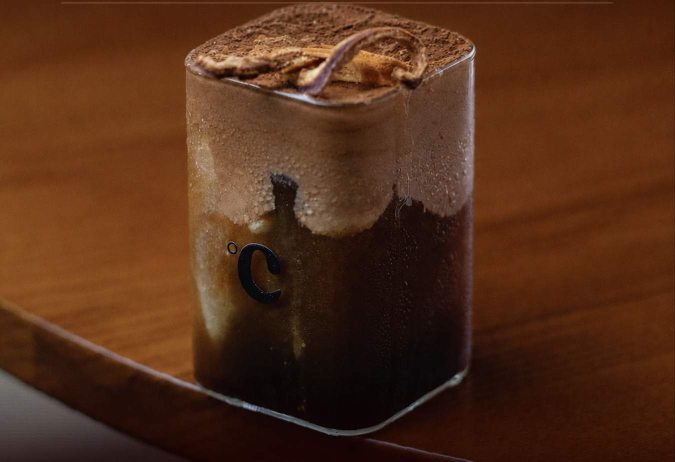
#> input picture docs/design/assets/choc-blanc/canvas/hero.jpg, 1350 x 923 px, given in place of choc_blanc_a4_300dpi.png, which was not available (shown at 1/2 size)
$ python make-heroes.py
#> lines starting #> are read from the running program, lines starting #| are printed output that depends on the picture; after the words box and inside, x2 and y2 are one past the last pixel; in counts of white or black regions, pixels touching at a corner belong together; pictures that were not available may be replaced by others from this repository, and a replacement may not be noted
# Regenerates the three per-surface hero photos from the A4 artwork.
#
# The A4 crops tight: the glass top sits at y=415 with the baked header rule
# right above it, and there is no table below it to put type on. So this
# extends the (already bokeh-blurred) table by stretching and blurring the
# source to plate size, then feathering the real photo back on top.
#
# Each surface gets a FULL-BLEED window at the whole artboard's aspect -- not
# just a photo band -- so the poster reads as one continuous photograph with
# the copy laid over the table, rather than a photo sitting above a flat block
# of colour. The window is sized so the glass occupies roughly the upper half
# and the extended table fills the lower half, which is where the type goes.
#
# Needs choc_blanc_a4_300dpi.png (the 2483x3508 print master) in the cwd.

import os
from PIL import Image, ImageFilter

SRC   = "choc_blanc_a4_300dpi.png"
CLEAN = (0, 387, 2483, 2100)      # A4 photo area, first row under the baked rule
GLASS = (690, 388, 1720, 1935)    # glass bbox: the cream cap starts at the crop top
TOP_BG = (0, 336, 2483, 378)      # clean backdrop ABOVE the rule -- drink-free, text-free
PW, PH = 3600, 4400               # plate: room for a full-bleed window at any aspect
GLASS_TOP = 900                   # where the glass top lands in the plate

a4  = Image.open(SRC).convert("RGB")
#> a4 is the input picture: PIL image 1350x923 RGB; mean R, G, B 83.8, 46.3, 24.9
src = a4.crop(CLEAN)
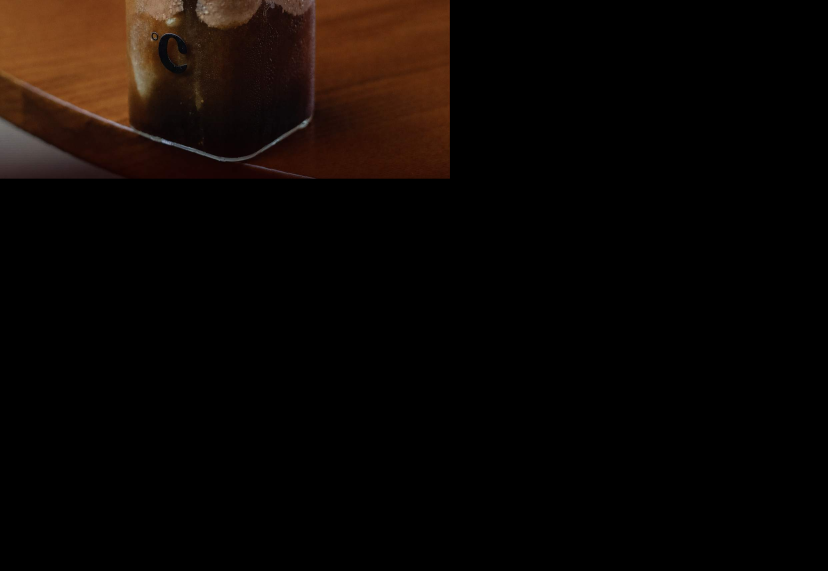
#> src: PIL image 2483x1713 RGB (shown at 1/3 size); mean R, G, B 11.8, 6.3, 3.4

OX = (PW - src.width) // 2
#> OX = 558
OY = GLASS_TOP - (GLASS[1] - CLEAN[1])

plate = src.resize((PW, PH), Image.LANCZOS).filter(ImageFilter.GaussianBlur(120))


BAND = 24


def _grow(im, pad, top=None, bot_band=BAND):
    """Add pad rows above and below im, stretching a source band into each.

    `top` is the band to stretch upward; without one, im's own top BAND rows.
    """
#> called with pad = 320, bot_band = 24
    w, h = im.size
#> w = 2483; h = 1713
    top = top or im.crop((0, 0, w, BAND))
    bot = im.crop((0, h - bot_band, w, h))
#> bot: PIL image 2483x24 RGB; every value is 0
    # a band stretched ~8x turns its own grain into streaks; blur it back out
    grain = ImageFilter.GaussianBlur(12)
    o = Image.new("RGB", (w, h + 2 * pad))
#> o: PIL image 2483x2353 RGB; every value is 0
    o.paste(top.resize((w, pad), Image.LANCZOS).filter(grain), (0, 0))
    o.paste(im, (0, pad))
    o.paste(bot.resize((w, pad), Image.LANCZOS).filter(grain), (0, pad + h))
    return o


def smear(im, pad, top):
    """Grow im by pad on all four sides so the feather never touches the drink.

    The cream cap starts on the crop's FIRST ROW, so a feather inset into the
    photo lands ON THE DRINK -- it was blending the cap 96% into the blurred
    plate. Feathering a smeared margin instead keeps the ramp off the photo.

    Nothing inside the crop is drink-free above the glass, so the top margin
    comes from `top` -- the backdrop above the A4's baked rule. Stretching the
    photo's own top rows there would smear the cap upward into vertical streaks.
    """
    v = _grow(im, pad, top).transpose(Image.ROTATE_90)
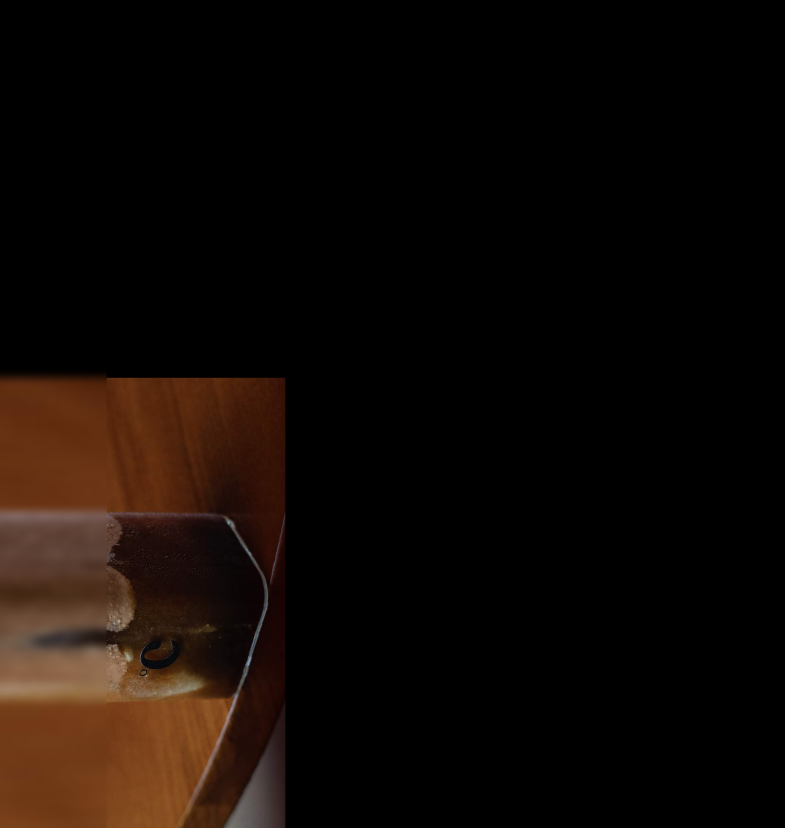
#> v: PIL image 2353x2483 RGB (shown at 1/3 size); mean R, G, B 16.5, 9.3, 5.2
    return _grow(v, pad).transpose(Image.ROTATE_270)
#> call 2 of _grow, with pad = 320, bot_band = 24
#> in _grow (call 2), `top = top or im.crop((0, 0, w, BAND))`: top: PIL image 2353x24 RGB; every value is 0
#> in _grow (call 2), `o = Image.new("RGB", (w, h + 2 * pad))`: o: PIL image 2353x3123 RGB; every value is 0
#> in _grow (call 2), `o.paste(bot.resize((w, pad), Image.LANCZOS).filter(grain), (0, pad + h))`:
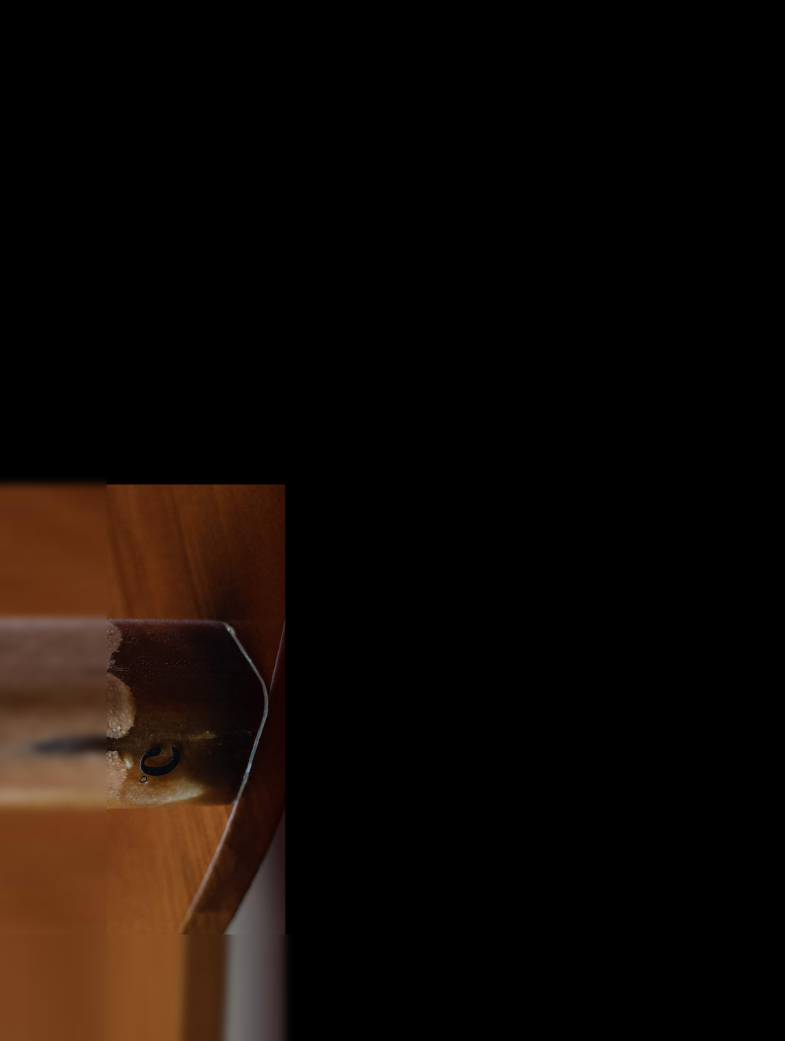
#> o: PIL image 2353x3123 RGB (shown at 1/3 size); mean R, G, B 17.2, 9.8, 5.5
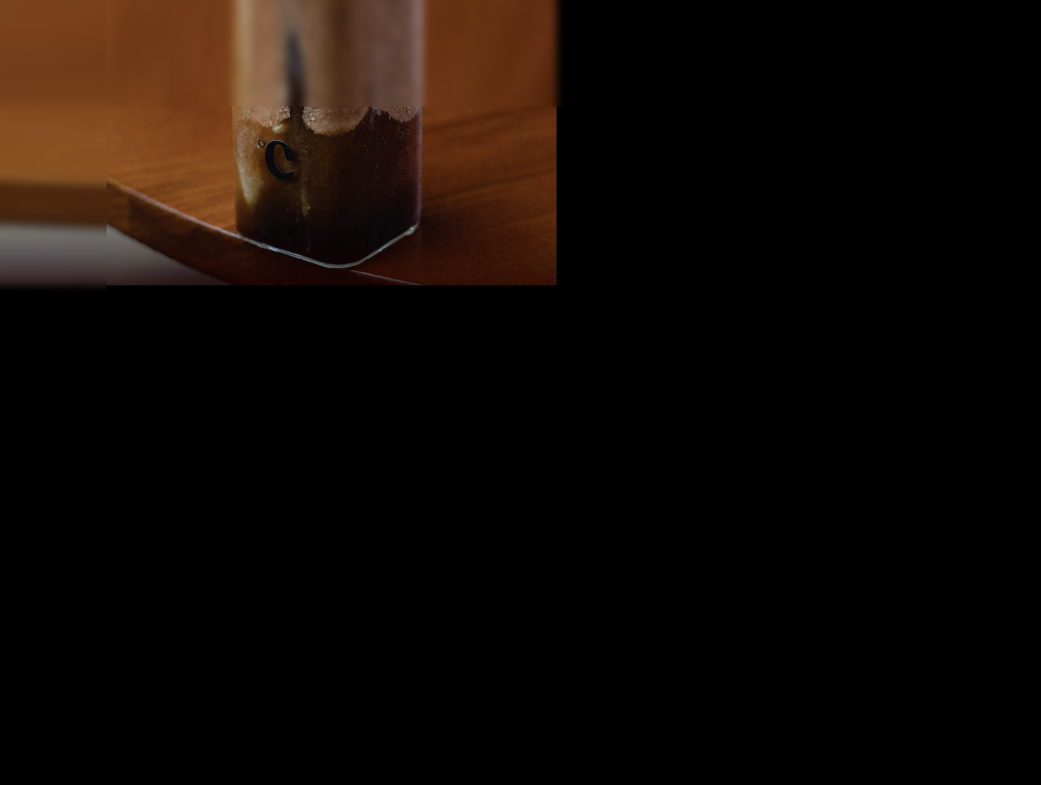
#> returned value: PIL image 3123x2353 RGB (shown at 1/3 size); mean R, G, B 17.2, 9.8, 5.5


PAD = 320                          # must exceed F so the ramp stays off the glass
F = 130
ext = smear(src, PAD, a4.crop(TOP_BG))
mask = Image.new("L", ext.size, 0)
#> mask: PIL image 3123x2353 L; every value is 0
mask.paste(255, (F, F, ext.width - F, ext.height - F))
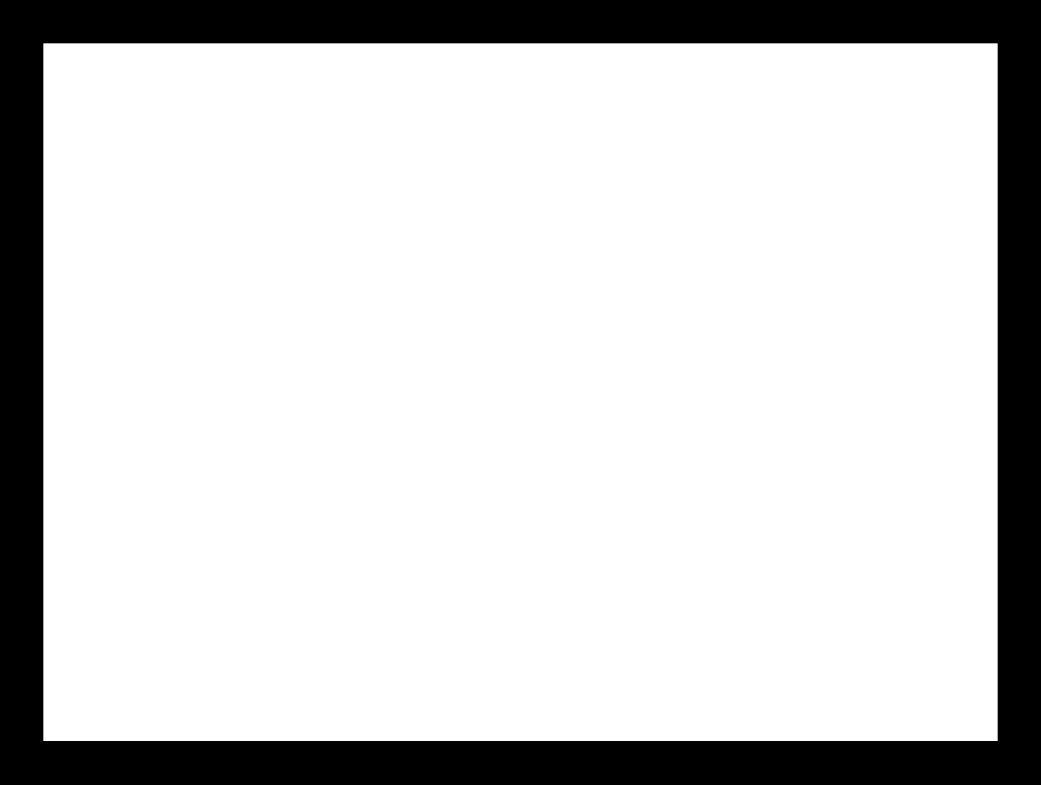
#> mask: PIL image 3123x2353 L (shown at 1/3 size); 81.5% white; 1 black region, box (x1, y1, x2, y2) and area: (0, 0, 3123, 2353) 1356160
mask = mask.filter(ImageFilter.GaussianBlur(F / 2))
# guard: the real photo must be FULLY opaque across the whole drink, margin
# included -- a partly-transparent glass is a glass blended into the blur.
_gx0, _gy0 = GLASS[0] - CLEAN[0] + PAD, GLASS[1] - CLEAN[1] + PAD
_gx1, _gy1 = GLASS[2] - CLEAN[0] + PAD, GLASS[3] - CLEAN[1] + PAD
_m = mask.crop((_gx0 - 24, _gy0 - 24, _gx1 + 24, _gy1 + 24)).getextrema()[0]
assert _m == 255, f"feather reaches the drink (min alpha {_m}/255)"
assert TOP_BG[3] <= CLEAN[1], "top backdrop band overlaps the photo crop"

plate.paste(ext, (OX - PAD, OY - PAD), mask)

g = (GLASS[0] - CLEAN[0] + OX, GLASS[1] - CLEAN[1] + OY,
     GLASS[2] - CLEAN[0] + OX, GLASS[3] - CLEAN[1] + OY)
#> g = (1248, 900, 2278, 2447)
gcx = (g[0] + g[2]) // 2
#> gcx = 1763

OUT = os.path.dirname(os.path.abspath(__file__))
# name -> (artboard size, window height, headroom above the glass in window px)
# The home carousel follows the house poster layout: copy sits mid-left over the
# photo, so the glass has to sit RIGHT of centre rather than dead centre. A
# shorter window leaves horizontal slack in the plate to push it across; x_bias
# 0.0 means "window hard against the left of the plate", which puts the glass as
# far right as the plate allows (~61% across).
SURFACES = {
    # in-app surfaces
    "hero-home.jpg":   ((1200, 1121), 2500, 490, 0.0),
    "hero-splash.jpg": ((1080, 2340), 4200, 900),
    "hero-pos.jpg":    ((920, 1200),  3000, 450),
    # social
    "hero-ig-feed.jpg":   ((1080, 1350), 2900, 430),
    "hero-ig-story.jpg":  ((1080, 1920), 3100, 450),
    "hero-ig-square.jpg": ((1080, 1080), 2600, 450),
}

for name, spec in SURFACES.items():
    out, H, head = spec[0], spec[1], spec[2]
    x_bias = spec[3] if len(spec) > 3 else None   # None = centre the glass
    W  = round(H * out[0] / out[1])
    x0 = gcx - W // 2 if x_bias is None else round(x_bias * (PW - W))
    y0 = g[1] - head
    assert 0 <= x0 and x0 + W <= PW, (name, "x", x0, W)
    assert 0 <= y0 and y0 + H <= PH, (name, "y", y0, H)
    assert x0 < g[0] and g[2] < x0 + W, (name, "glass clipped horizontally")
    assert y0 < g[1] and g[3] < y0 + H, (name, "glass clipped vertically")
    im = plate.crop((x0, y0, x0 + W, y0 + H)).resize(out, Image.LANCZOS)
    path = os.path.join(OUT, name)
    for q in (82, 76, 70, 64, 58):
        im.save(path, quality=q, optimize=True, progressive=True)
        if os.path.getsize(path) <= 110000:
            break
    s = out[1] / H
    print(f"{name:16} {out[0]}x{out[1]}  q{q} {os.path.getsize(path)//1024}KB  "
          f"glass y {round((g[1]-y0)*s)}..{round((g[3]-y0)*s)} of {out[1]}  "
          f"clear below glass: {round((y0+H-g[3])*s)}px")
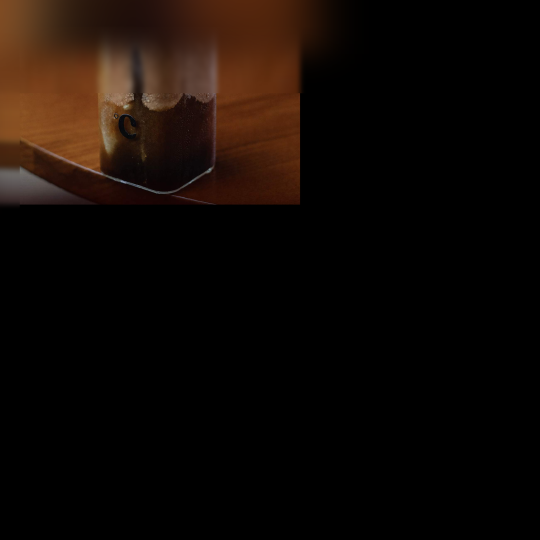
#> im: PIL image 1080x1080 RGB (shown at 1/2 size); mean R, G, B 16.2, 8.9, 4.8


# ── Catalogue product photo ────────────────────────────────────────────────
# products.image_url, NOT a poster: no text, drink centred. The apps crop this
# square in several places (88px menu rows, 140px pairing tiles) while the grid
# card is 4:5, so the square crop of the middle must still hold the whole
# glass -- that is what decides the framing here, not the 4:5 itself.
PROD_H, PROD_OUT = 2150, (1000, 1250)      # 4:5
PW_, PH_ = round(PROD_H * PROD_OUT[0] / PROD_OUT[1]), PROD_H
gcy = (g[1] + g[3]) // 2
#> gcy = 1673
x0, y0 = gcx - PW_ // 2, gcy - PH_ // 2
#> x0 = 903; y0 = 598
assert 0 <= x0 and x0 + PW_ <= PW and 0 <= y0 and y0 + PH_ <= PH, ("product window", x0, y0)
# the centred square crop the apps will take must still contain the glass
sq_top, sq_bot = y0 + (PH_ - PW_) // 2, y0 + (PH_ - PW_) // 2 + PW_
#> sq_top = 813; sq_bot = 2533
assert sq_top < g[1] and g[3] < sq_bot, "square crop would cut the glass"

im = plate.crop((x0, y0, x0 + PW_, y0 + PH_)).resize(PROD_OUT, Image.LANCZOS)
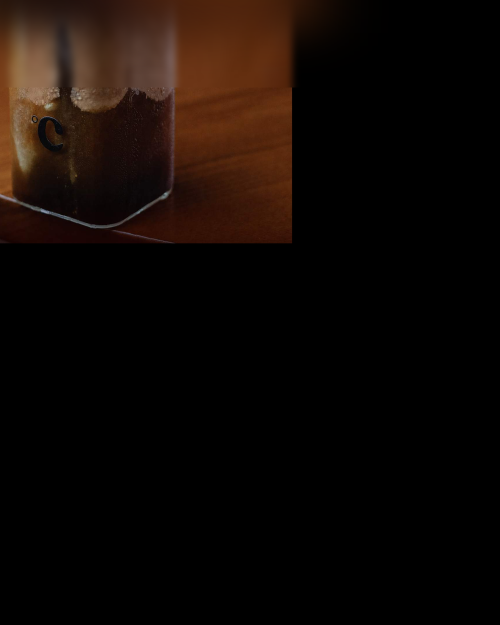
#> im: PIL image 1000x1250 RGB (shown at 1/2 size); mean R, G, B 15.7, 8.5, 4.8
path = os.path.join(OUT, "product-choc-blanc.jpg")
for q in (86, 80, 74, 68):
    im.save(path, quality=q, optimize=True, progressive=True)
    if os.path.getsize(path) <= 130000:
        break
sc = PROD_OUT[1] / PH_
print(f"product-choc-blanc.jpg {PROD_OUT[0]}x{PROD_OUT[1]}  q{q} {os.path.getsize(path)//1024}KB  "
      f"glass y {round((g[1]-y0)*sc)}..{round((g[3]-y0)*sc)}  "
      f"square-crop margin {round((g[1]-sq_top)*sc)}px top / {round((sq_bot-g[3])*sc)}px bottom")
#| product-choc-blanc.jpg 1000x1250  q86 31KB  glass y 176..1075  square-crop margin 51px top / 50px bottom
